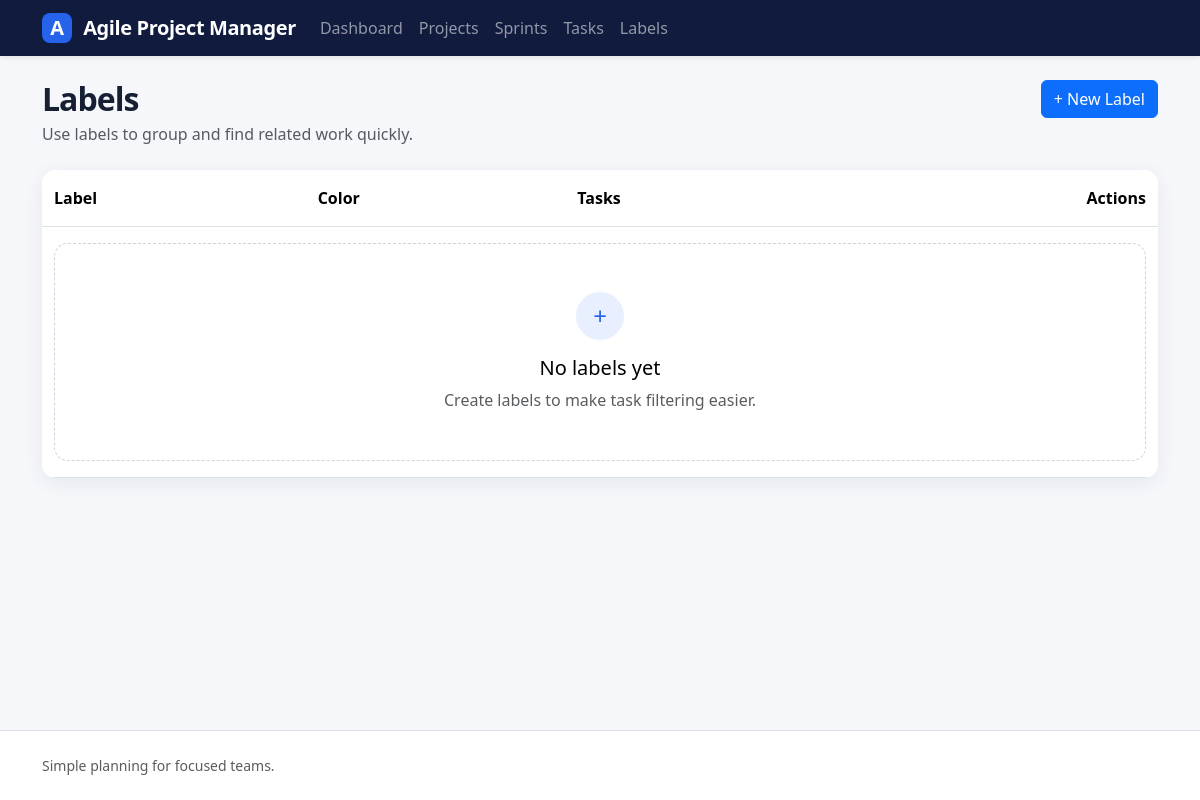
The app's page /tasks/labels/, older data.
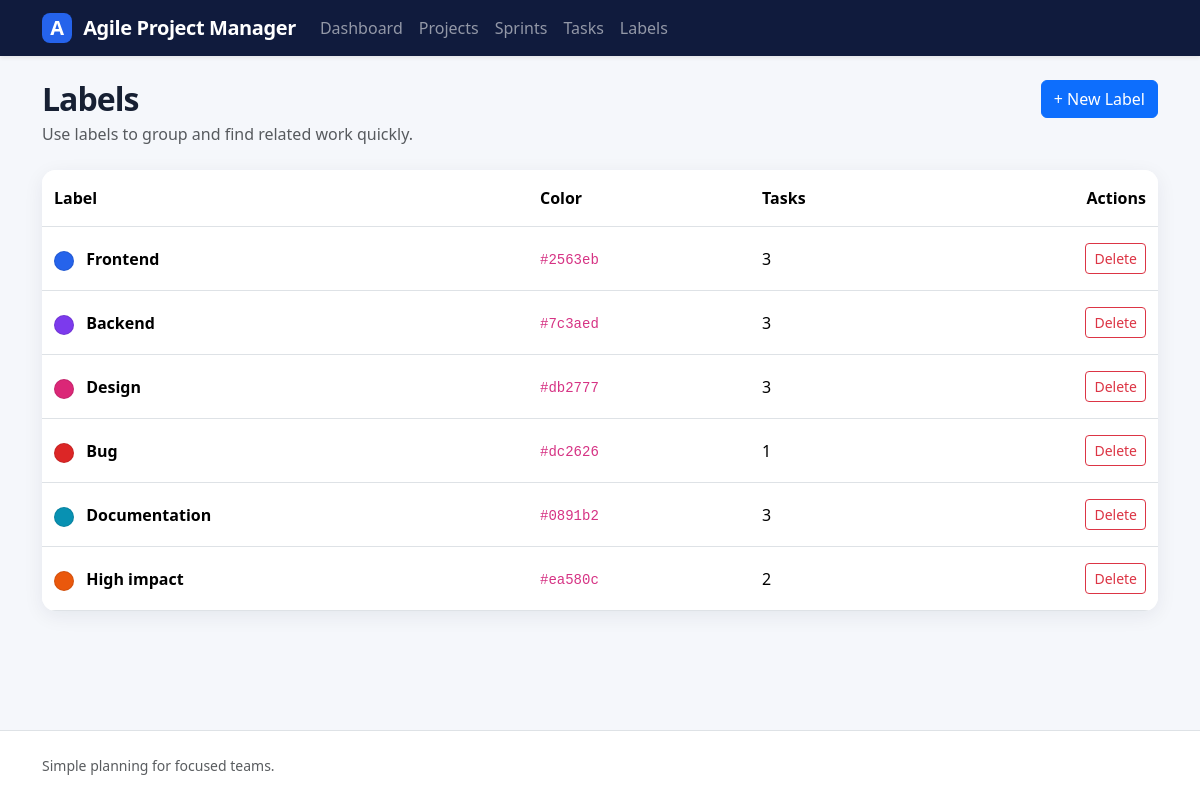
The same page, newer data.
### tasks/models.py (models this page shows, shortened)
class Label(models.Model):
    name = models.CharField(
        max_length=100,
        validators=[MinLengthValidator(3)],
    )
    color = models.CharField(max_length=10)

### tasks/views.py (the view)
# urls.py: path('labels/', LabelListView.as_view(), name='label_list'),
class LabelListView(ListView):
    model = Label
    template_name = 'labels/label_list.html'
    context_object_name = 'labels'

### templates/labels/label_list.html (shortened to what this page needs)
{% extends "base.html" %}
{% block content %}
    <div class="page-header">
        <div>
            <h1 class="h2 mb-1">
                Labels
            </h1>
            <p class="text-muted mb-0">
                Use labels to group and find related work quickly.
            </p>
        </div>
        <a class="btn btn-primary" href="{% url 'tasks:label_create' %}">
            + New Label
        </a>
    </div>
    <div class="card table-card">
        <div class="table-responsive">
            <table class="table table-hover mb-0">
                <thead>
                    <tr>
                        <th>
                            Label
                        </th>
                        <th>
                            Color
                        </th>
                        <th>
                            Tasks
                        </th>
                        <th class="text-end">
                            Actions
                        </th>
                    </tr>
                </thead>
                <tbody>
                    {% for label in labels %}
                        <tr>
                            <td class="fw-semibold">
                                <span class="color-swatch me-2" style="background-color: {{ label.color }};">
                                </span>
                                {{ label.name }}
                            </td>
                            <td>
                                <code>
                                    {{ label.color }}
                                </code>
                            </td>
                            <td>
                                {{ label.task_set.count|default:"0" }}
                            </td>
                            <td class="text-end">
                                <a href="{% url 'tasks:label_delete' label.pk %}" class="btn btn-sm btn-outline-danger">
                                    Delete
                                </a>
                            </td>
                        </tr>
                    {% empty %}
                        <tr>
                            <td colspan="4">
                                {% include "partials/_empty_state.html" with title="No labels yet" message="Create labels to make task filtering easier." action_url=label_create_url action_text="Create label" %}
                            </td>
                        </tr>
                    {% endfor %}
                </tbody>
            </table>
        </div>
    </div>
{% endblock %}

Row changes from the older to the newer data that the page shows:
added Label: name "Frontend", color "#2563eb", task_set.count "3"
added Label: name "Backend", color "#7c3aed", task_set.count "3"
added Label: name "Design", color "#db2777", task_set.count "3"
added Label: name "Bug", color "#dc2626", task_set.count "1"
added Label: name "Documentation", color "#0891b2", task_set.count "3"
added Label: name "High impact", color "#ea580c", task_set.count "2"
Text that changed along with them:
{{ icon|default:"+" }}: "+" → (not shown)
{{ title|default:"Nothing here yet" }}: "No labels yet" → (not shown)
{{ message|default:"Create your first item to get started." }}: "Create labels to make task filtering easier." → (not shown)
